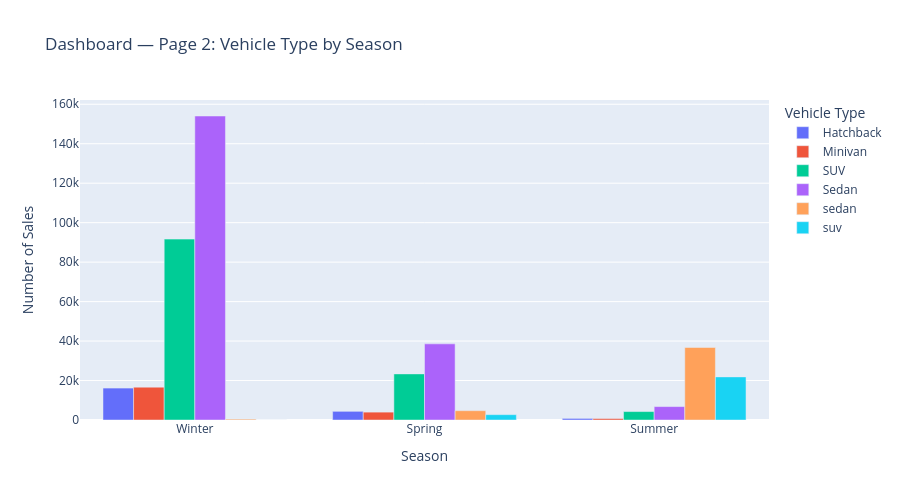

Here is the notebook cell this chart was saved with:
### Code cell
top_bodies = df['body'].value_counts().head(6).index
df_top = df[df['body'].isin(top_bodies)]
pivot = df_top.groupby(['season','body']).size().reset_index(name='count')

fig = px.bar(
    pivot, x='season', y='count', color='body',
    barmode='group',
    category_orders={'season': season_order},
    title='Dashboard — Page 2: Vehicle Type by Season',
    labels={'count':'Number of Sales','season':'Season','body':'Vehicle Type'},
    height=500
)
fig.write_html('../outputs/page2_vehicle_types.html')
fig.show()

### Figure 1 — Plotly figure (JSON) as saved in the notebook; plotly's stock layout.template omitted (floating-point values rounded to 4 significant figures)
{"data": [{"alignmentgroup": "True", "hovertemplate": "Vehicle Type=Hatchback<br>Season=%{x}<br>Number of Sales=%{y}<extra></extra>", "legendgroup": "Hatchback", "marker": {"color": "#636efa", "pattern": {"shape": ""}}, "name": "Hatchback", "offsetgroup": "Hatchback", "orientation": "v", "showlegend": true, "textposition": "auto", "type": "bar", "x": ["Spring", "Summer", "Winter"], "xaxis": "x", "y": [4396, 805, 16179], "yaxis": "y"}, {"alignmentgroup": "True", "hovertemplate": "Vehicle Type=Minivan<br>Season=%{x}<br>Number of Sales=%{y}<extra></extra>", "legendgroup": "Minivan", "marker": {"color": "#EF553B", "pattern": {"shape": ""}}, "name": "Minivan", "offsetgroup": "Minivan", "orientation": "v", "showlegend": true, "textposition": "auto", "type": "bar", "x": ["Spring", "Summer", "Winter"], "xaxis": "x", "y": [3988, 738, 16637], "yaxis": "y"}, {"alignmentgroup": "True", "hovertemplate": "Vehicle Type=SUV<br>Season=%{x}<br>Number of Sales=%{y}<extra></extra>", "legendgroup": "SUV", "marker": {"color": "#00cc96", "pattern": {"shape": ""}}, "name": "SUV", "offsetgroup": "SUV", "orientation": "v", "showlegend": true, "textposition": "auto", "type": "bar", "x": ["Spring", "Summer", "Winter"], "xaxis": "x", "y": [23362, 4271, 91659], "yaxis": "y"}, {"alignmentgroup": "True", "hovertemplate": "Vehicle Type=Sedan<br>Season=%{x}<br>Number of Sales=%{y}<extra></extra>", "legendgroup": "Sedan", "marker": {"color": "#ab63fa", "pattern": {"shape": ""}}, "name": "Sedan", "offsetgroup": "Sedan", "orientation": "v", "showlegend": true, "textposition": "auto", "type": "bar", "x": ["Spring", "Summer", "Winter"], "xaxis": "x", "y": [38582, 6795, 154052], "yaxis": "y"}, {"alignmentgroup": "True", "hovertemplate": "Vehicle Type=sedan<br>Season=%{x}<br>Number of Sales=%{y}<extra></extra>", "legendgroup": "sedan", "marker": {"color": "#FFA15A", "pattern": {"shape": ""}}, "name": "sedan", "offsetgroup": "sedan", "orientation": "v", "showlegend": true, "textposition": "auto", "type": "bar", "x": ["Spring", "Summer", "Winter"], "xaxis": "x", "y": [4719, 36742, 442], "yaxis": "y"}, {"alignmentgroup": "True", "hovertemplate": "Vehicle Type=suv<br>Season=%{x}<br>Number of Sales=%{y}<extra></extra>", "legendgroup": "suv", "marker": {"color": "#19d3f3", "pattern": {"shape": ""}}, "name": "suv", "offsetgroup": "suv", "orientation": "v", "showlegend": true, "textposition": "auto", "type": "bar", "x": ["Spring", "Summer", "Winter"], "xaxis": "x", "y": [2699, 21852, 1], "yaxis": "y"}], "layout": {"barmode": "group", "height": 500, "legend": {"title": {"text": "Vehicle Type"}, "tracegroupgap": 0}, "title": {"text": "Dashboard — Page 2: Vehicle Type by Season"}, "xaxis": {"anchor": "y", "categoryarray": ["Winter", "Spring", "Summer", "Fall"], "categoryorder": "array", "domain": [0, 1], "title": {"text": "Season"}}, "yaxis": {"anchor": "x", "domain": [0, 1], "title": {"text": "Number of Sales"}}}}
